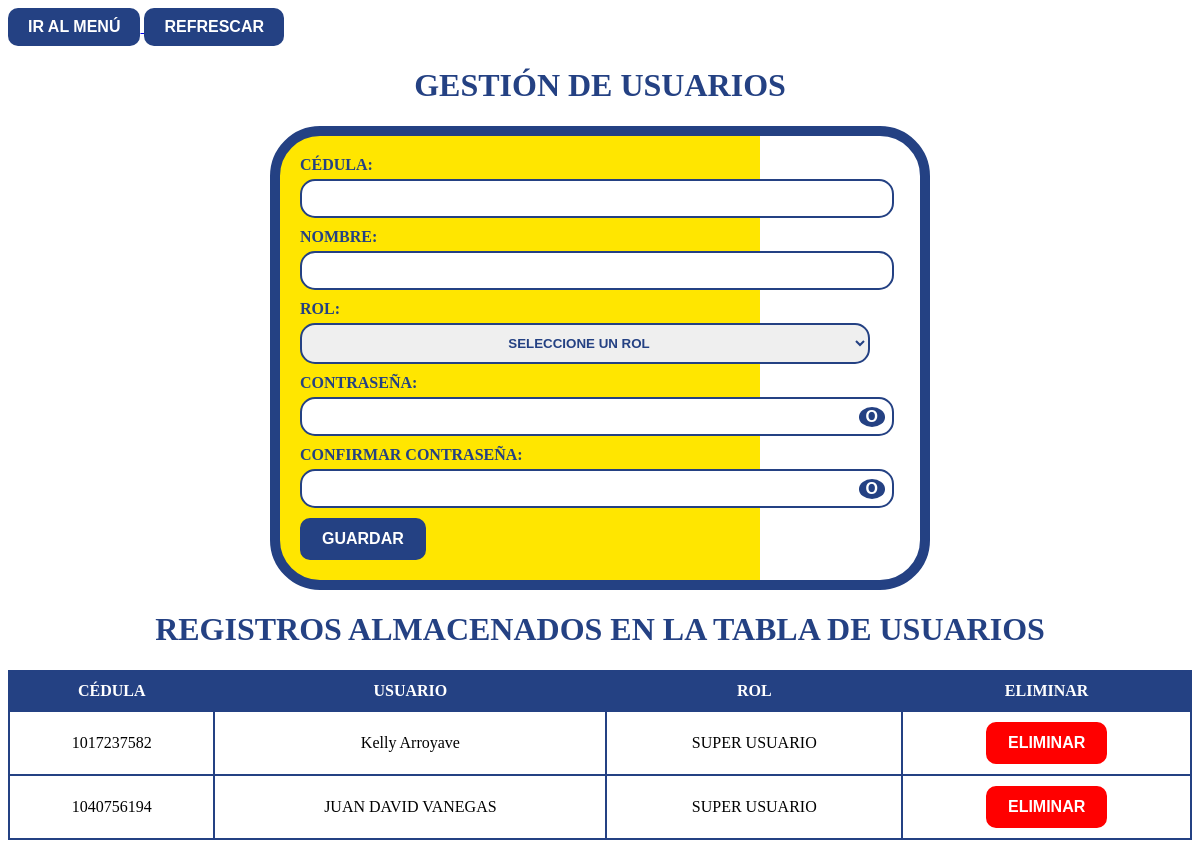
Screenshot of /productividad/usuarios/usuarios.php (signed in) with the database file from the repository.
### tables this page shows
CREATE TABLE `usuario` (
  `id` int(11) NOT NULL,
  `cedula` varchar(15) NOT NULL,
  `usuario` varchar(200) NOT NULL,
  `rol` varchar(20) NOT NULL,
  `clave` int(20) NOT NULL,
  `confirmClave` int(20) NOT NULL
);

### productividad/usuarios/usuarios.php (the view, shortened to what this page needs)
<?php
$server = "localhost";
$user = "root";
$pass = "";
$db = "datosgenerales";
$conn = new mysqli($server, $user, $pass, $db);
$sql_usuarios = "SELECT cedula, usuario, rol FROM usuario";
$resultado_usuarios = $conn->query($sql_usuarios);
$registros_usuarios = '';
if ($resultado_usuarios->num_rows > 0) {
    $registros_usuarios .= "<table border='1'>
                            <tr>
                                <th>CÉDULA</th>
                                <th>USUARIO</th>
                                <th>ROL</th>
                                <th>ELIMINAR</th>
                            </tr>";
    while ($row = $resultado_usuarios->fetch_assoc()) {
        $registros_usuarios .= "<tr>
                                    <td>{$row['cedula']}</td>
                                    <td>{$row['usuario']}</td>
                                    <td>{$row['rol']}</td>
                                    <td><button class='eliminar-button' onclick=\"eliminarUsuario('{$row['cedula']}')\">ELIMINAR</button></td>
                                </tr>";
    }
    $registros_usuarios .= "</table>";
} else {
    $registros_usuarios = "<p>NO HAY REGISTROS ALMACENADOS EN LA TABLA.</p>";
}
?>
<!DOCTYPE html>
<html lang="es">
<head>
    <link rel="stylesheet" href="usuarios.css">
</head>
<body>
<a href="/productividad/menu.php">
    <button>
        IR AL MENÚ
    </button>
</a>
<a href="usuarios.php"><button type="button">REFRESCAR</button></a>
<h1>GESTIÓN DE USUARIOS</h1>
<form action="guardarUsuario.php" method="POST" onsubmit="event.preventDefault();
    var formData = new FormData(this);
    var xhr = new XMLHttpRequest();
    xhr.open('POST', this.action, true);
    xhr.onload = function () {
        console.log(xhr.responseText); // Verificar la respuesta del servidor en la consola
        mostrarMensaje(xhr.responseText); // Llamar a la función mostrarMensaje con la respuesta del servidor
    };
    xhr.send(formData);">
    <div class="form-container">
        <div class="form-group">
            <label for="cedula">CÉDULA:</label>
            <input type="text" id="cedula" name="cedula" required>
        </div>
        <div class="form-group">
            <label for="usuario">NOMBRE:</label>
            <input type="text" id="usuario" name="usuario" required>
        </div>
        <div class="form-group">
            <label for="rol">ROL:</label>
            <select id="rol" name="rol" required>
                <option value="" selected disabled>SELECCIONE UN ROL</option>
            </select>
        </div>
        <div class="form-group password-container">
            <label for="clave">CONTRASEÑA:</label>
            <input type="password" id="clave" name="clave" required>
            <button type="button" class="toggle-password" onclick="togglePassword('clave', 'toggleButton1')">O</button>
        </div>
        <div class="form-group password-container">
            <label for="confirmClave">CONFIRMAR CONTRASEÑA:</label>
            <input type="password" id="confirmClave" name="confirmClave" required>
            <button type="button" class="toggle-password" onclick="togglePassword('confirmClave', 'toggleButton2')">O</button>
        </div>
        <button type="submit">GUARDAR</button>
    </div>
</form>
<h1>REGISTROS ALMACENADOS EN LA TABLA DE USUARIOS</h1>
<?php echo $registros_usuarios; ?>
</body>
</html>

### productividad/usuarios/usuarios.css (style rules this page uses)
h1, h2 { text-align: center; color: #244183; margin-left: 0; }
form { max-width: 600px; margin: 20px auto; padding: 20px; border: 10px solid #244183; border-radius: 50px; position: relative; background: linear-gradient(to right, #ffe600, #ffe600 75%, transparent 50%); overflow: hidden; }
input, select { font-weight: bold; color: #244183; display: block; margin-bottom: 10px; text-align: center; position: relative; z-index: 2; width: 95%; padding: 10px; margin-top: 5px; border: 2px solid #244183; border-radius: 15px; }
input::placeholder { color: #244183; }
button, input[type="file"] { background-color: #244183; color: #FFFFFF; padding: 10px 20px; border: 2px solid #244183; border-radius: 10px; font-size: 16px; font-weight: bold; transition: background-color 0.3s ease; cursor: pointer; display: inline-block; }
label { color: #244183; font-weight: bold; }
.password-container { position: relative; }
.toggle-password { position: absolute; right: 15px; top: 70%; padding: 1px 7px; transform: translateY(-50%); background-color: #244183; border-radius: 50%; border: none; cursor: pointer; z-index: 999; }
a button { position: relative; background-color: #244183; color: #FFFFFF; padding: 10px 20px; border: none; border-radius: 10px; font-size: 16px; font-weight: bold; transition: background-color 0.3s ease; cursor: pointer; display: inline-block; }
table { width: 100%; border-collapse: collapse; margin-top: 20px; }
th, td { border: 2px solid #244183; padding: 10px; text-align: center; }
th { background-color: #244183; color: #FFFFFF; }
td { background-color: white; }
.eliminar-button { background-color: #FF0000; color: #FFFFFF; border: 2px solid #FF0000; }

### rows the page displays
usuario: cedula "1017237582", usuario "Kelly Arroyave", rol "SUPER USUARIO"
usuario: cedula "1040756194", usuario "JUAN DAVID VANEGAS", rol "SUPER USUARIO"
